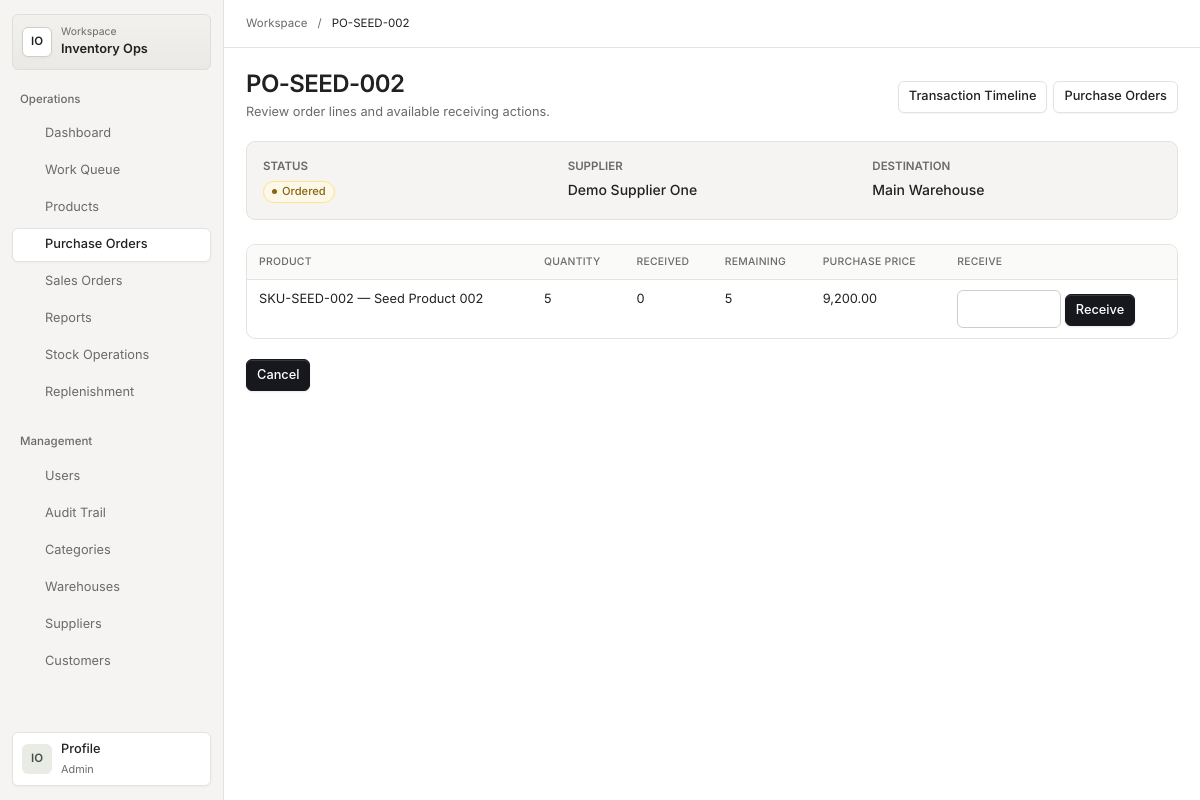
Page /purchase-orders/show?id=2 (signed in) on the committed database.
### tables this page shows
CREATE TABLE IF NOT EXISTS purchase_orders (
    id INT UNSIGNED AUTO_INCREMENT PRIMARY KEY,
    order_number VARCHAR(50) NOT NULL,
    supplier_id INT UNSIGNED NOT NULL,
    destination_warehouse_id INT UNSIGNED NOT NULL,
    status ENUM('Draft', 'Ordered', 'PartiallyReceived', 'Received', 'Cancelled') NOT NULL DEFAULT 'Draft',
    order_date DATE NOT NULL,
    created_by INT UNSIGNED NOT NULL,
    created_at TIMESTAMP NOT NULL DEFAULT CURRENT_TIMESTAMP,
    updated_at TIMESTAMP NOT NULL DEFAULT CURRENT_TIMESTAMP ON UPDATE CURRENT_TIMESTAMP,
    UNIQUE KEY uq_purchase_orders_order_number (order_number),
    KEY idx_purchase_orders_status_date (status, order_date),
    KEY idx_purchase_orders_supplier (supplier_id),
    KEY idx_purchase_orders_warehouse (destination_warehouse_id),
    CONSTRAINT fk_purchase_orders_supplier FOREIGN KEY (supplier_id) REFERENCES suppliers (id),
    CONSTRAINT fk_purchase_orders_warehouse FOREIGN KEY (destination_warehouse_id) REFERENCES warehouses (id),
    CONSTRAINT fk_purchase_orders_created_by FOREIGN KEY (created_by) REFERENCES users (id)
);

CREATE TABLE IF NOT EXISTS suppliers (
    id INT UNSIGNED AUTO_INCREMENT PRIMARY KEY,
    name VARCHAR(120) NOT NULL,
    email VARCHAR(190) NOT NULL DEFAULT '',
    phone VARCHAR(40) NOT NULL DEFAULT '',
    address VARCHAR(255) NOT NULL DEFAULT '',
    is_active TINYINT(1) NOT NULL DEFAULT 1,
    created_at TIMESTAMP NOT NULL DEFAULT CURRENT_TIMESTAMP,
    updated_at TIMESTAMP NOT NULL DEFAULT CURRENT_TIMESTAMP ON UPDATE CURRENT_TIMESTAMP,
    UNIQUE KEY uq_suppliers_name (name),
    KEY idx_suppliers_active (is_active)
);

CREATE TABLE IF NOT EXISTS warehouses (
    id INT UNSIGNED AUTO_INCREMENT PRIMARY KEY,
    name VARCHAR(120) NOT NULL,
    location VARCHAR(190) NOT NULL DEFAULT '',
    is_active TINYINT(1) NOT NULL DEFAULT 1,
    created_at TIMESTAMP NOT NULL DEFAULT CURRENT_TIMESTAMP,
    updated_at TIMESTAMP NOT NULL DEFAULT CURRENT_TIMESTAMP ON UPDATE CURRENT_TIMESTAMP,
    UNIQUE KEY uq_warehouses_name (name),
    KEY idx_warehouses_active (is_active)
);

CREATE TABLE IF NOT EXISTS purchase_order_items (
    id INT UNSIGNED AUTO_INCREMENT PRIMARY KEY,
    purchase_order_id INT UNSIGNED NOT NULL,
    product_id INT UNSIGNED NOT NULL,
    quantity INT UNSIGNED NOT NULL,
    received_quantity INT UNSIGNED NOT NULL DEFAULT 0,
    purchase_price DECIMAL(14,2) NOT NULL DEFAULT 0.00,
    created_at TIMESTAMP NOT NULL DEFAULT CURRENT_TIMESTAMP,
    updated_at TIMESTAMP NOT NULL DEFAULT CURRENT_TIMESTAMP ON UPDATE CURRENT_TIMESTAMP,
    UNIQUE KEY uq_purchase_order_items_po_product (purchase_order_id, product_id),
    KEY idx_purchase_order_items_product (product_id),
    CONSTRAINT fk_purchase_order_items_order FOREIGN KEY (purchase_order_id) REFERENCES purchase_orders (id) ON DELETE CASCADE,
    CONSTRAINT fk_purchase_order_items_product FOREIGN KEY (product_id) REFERENCES products (id),
    CONSTRAINT chk_purchase_order_items_quantity_positive CHECK (quantity > 0),
    CONSTRAINT chk_purchase_order_items_received_non_negative CHECK (received_quantity >= 0),
    CONSTRAINT chk_purchase_order_items_price_non_negative CHECK (purchase_price >= 0),
    CONSTRAINT chk_purchase_order_items_received_lte_quantity CHECK (received_quantity <= quantity)
);

### views/purchase-orders/show.php (the view, shortened to what the rows shown need)
<!doctype html>
<html lang="en">
<head>
    <link rel="stylesheet" href="/assets/css/app.css">
</head>
<body>
    <?php $workspaceTitle = $order->orderNumber(); require dirname(__DIR__) . '/partials/workspace-start.php'; ?>
    <main class="page" id="main-content">
        <?php
        $detailStatusClass = $order->status() === 'PartiallyReceived' ? 'partial' : strtolower(str_replace([' ', '_'], '-', $order->status()));
        $detailStatusTone = match ($order->status()) {
            'Received' => 'status-success',
            'PartiallyReceived', 'Ordered' => 'status-warning',
            'Cancelled' => 'status-danger',
            default => 'status-normal',
        };
        ?>
        <header class="page-header">
            <div><p class="app-title">Purchase Order</p><h1><?= htmlspecialchars($order->orderNumber(), ENT_QUOTES, 'UTF-8') ?></h1><p class="page-subtitle">Review order lines and available receiving actions.</p></div>
        </header>
        <dl class="detail-summary">
            <div><dt>Status</dt><dd><span class="status-badge <?= $detailStatusTone ?> status-<?= htmlspecialchars($detailStatusClass, ENT_QUOTES, 'UTF-8') ?>"><?= htmlspecialchars($order->status(), ENT_QUOTES, 'UTF-8') ?></span></dd></div>
            <div><dt>Supplier</dt><dd><?= htmlspecialchars(($suppliers[$order->supplierId()] ?? null)?->name() ?? 'Unknown', ENT_QUOTES, 'UTF-8') ?></dd></div>
            <div><dt>Destination</dt><dd><?= htmlspecialchars(($warehouses[$order->destinationWarehouseId()] ?? null)?->name() ?? 'Unknown', ENT_QUOTES, 'UTF-8') ?></dd></div>
        </dl>
        <div class="table-scroll" role="region" aria-label="<?= htmlspecialchars($workspaceTitle . ' table', ENT_QUOTES, 'UTF-8') ?>" tabindex="0">
<table class="detail-table">
            <thead><tr><th scope="col">Product</th><th scope="col">Quantity</th><th scope="col">Received</th><th scope="col">Remaining</th><th scope="col">Purchase Price</th><th scope="col">Receive</th></tr></thead>
            <tbody>
                <?php foreach ($order->items() as $item): ?>
                    <tr>
                        <td><?= htmlspecialchars($productLabels[$item->productId()] ?? ('Product #' . $item->productId()), ENT_QUOTES, 'UTF-8') ?></td>
                        <td><?= $item->quantity() ?></td>
                        <td><?= $item->receivedQuantity() ?></td>
                        <td><?= $item->remainingQuantity() ?></td>
                        <td><?= number_format($item->purchasePrice(), 2) ?></td>
                        <td>
                            <?php if ($canReceive && in_array($order->status(), \App\Entity\PurchaseOrder::RECEIVABLE_STATUSES, true) && $item->remainingQuantity() > 0 && ($closure ?? null) === null): ?>
                                <form method="post" action="/purchase-orders/receive">
                                    <input id="receive-quantity-<?= $item->id() ?>" name="quantity" type="number" min="1" max="<?= $item->remainingQuantity() ?>" required>
                                    <button type="submit">Receive</button>
                                </form>
                            <?php endif; ?>
                        </td>
                    </tr>
                <?php endforeach; ?>
            </tbody>
        </table>
</div>
    </main>
    <?php require dirname(__DIR__) . '/partials/workspace-end.php'; ?>
</body>
</html>

### views/partials/workspace-start.php (shortened to what the rows shown need)
<div class="app-shell">
    <div class="main-content">
        <div class="workspace-header">
        <nav class="workspace-topbar" aria-label="Breadcrumb"><a href="/dashboard">Workspace</a><span aria-hidden="true">/</span><span aria-current="page"><?= htmlspecialchars($workspaceTitle, ENT_QUOTES, 'UTF-8') ?></span></nav>
        </div>

### rows in the picture
purchase_orders: order_number "PO-SEED-002", status "Ordered", supplier.name "Demo Supplier One", destination_warehouse.name "Main Warehouse"
purchase_order_items: product "SKU-SEED-002 — Seed Product 002", quantity "5", received_quantity "0", purchase_price "9,200.00"

### other values in the picture
$workspaceGroup "Operations"
$workspaceLabel "Dashboard"
$workspaceLabel "Work Queue"
$workspaceLabel "Products"
$workspaceLabel "Purchase Orders"
$workspaceLabel "Sales Orders"
$workspaceLabel "Reports"
$workspaceLabel "Stock Operations"
$workspaceLabel "Replenishment"
$workspaceGroup "Management"
$workspaceLabel "Users"
$workspaceLabel "Audit Trail"
$workspaceLabel "Categories"
$workspaceLabel "Warehouses"
$workspaceLabel "Suppliers"
